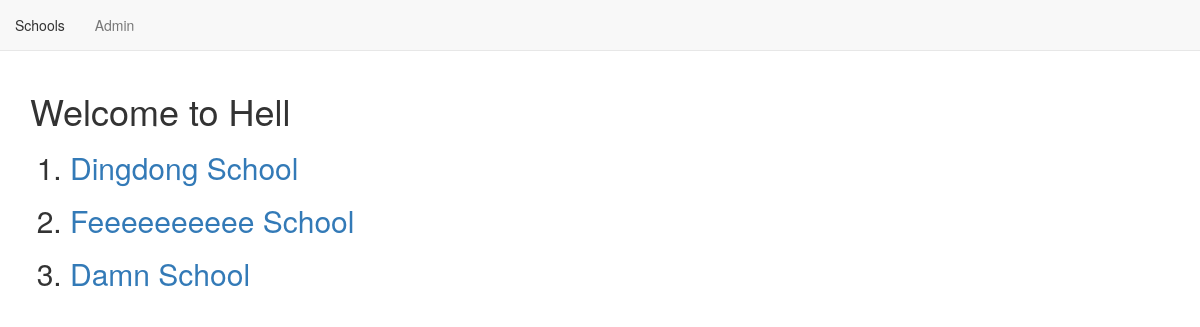
The page /basic/ on the database as committed earlier.
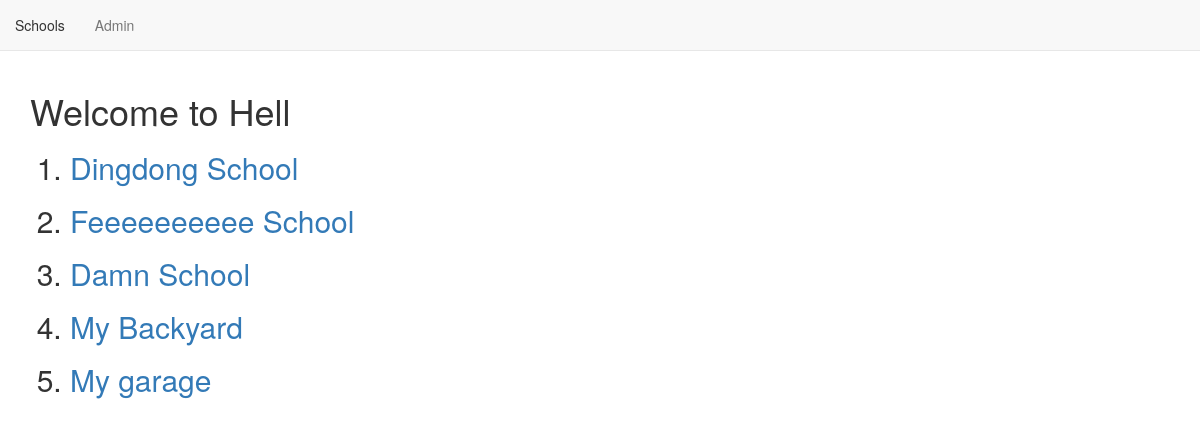
The same page on the database as committed later.
### basic/models.py (models this page shows, shortened)
class School(models.Model):
    name = models.CharField(max_length = 20)
    location = models.CharField(max_length = 50)
    principal = models.CharField(max_length = 20)

### basic/views.py (the view)
class SchoolListViews(ListView):
    context_object_name = 'schools'
    model = models.School
    template_name = "basic_app/school_list.html"

### basic/templates/basic_app/school_list.html
{% extends "basic_app/basic_app_base.html" %}
{% block body_block %}
<h1>Welcome to Hell</h1>
<ol>
    {% for school in schools %}
        <h2><li><a href="{{school.id}}">{{school.name}}</a></li></h2>
    {% endfor %}
</ol>
{% endblock %}

### basic/templates/basic_app/basic_app_base.html (shortened to what this page needs)
<!DOCTYPE html>
<html lang="en">
<head>
    <link rel="stylesheet" href="https://maxcdn.bootstrapcdn.com/bootstrap/3.4.1/css/bootstrap.min.css">
</head>
<body>
    <nav class="navbar navbar-default navbar-static-top">
        <ul class="nav navbar-nav">
            <li><a class="navbar-band" href="{% url 'basic_app:list' %}">Schools</a></li>
            <li><a class="navbar-band" href="{% url 'admin:index' %}">Admin</a></li>
        </ul>
    </nav>
    <div class="container">
        {% block body_block %}
        {% endblock %}
    </div>
</body>
</html>

Rows that differ between the two databases and show on the page:
added School: name "My Backyard"
added School: name "My garage"
